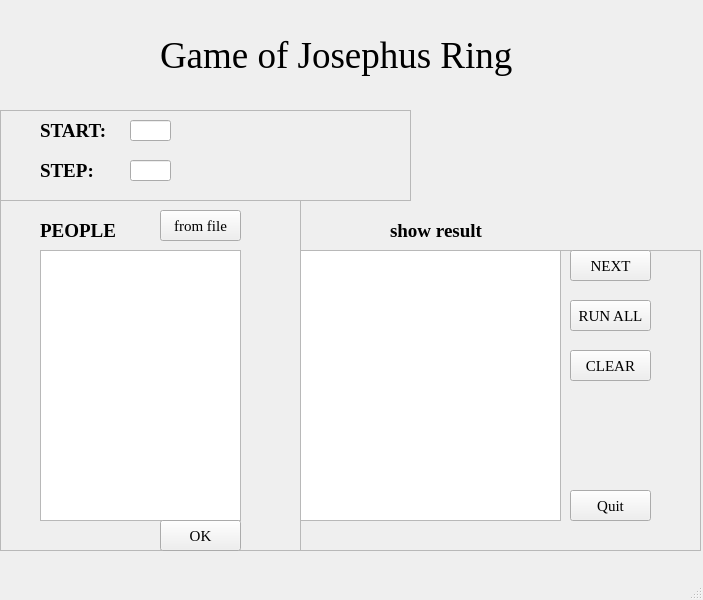
<?xml version="1.0" encoding="UTF-8"?>
<ui version="4.0">
 <class>MainWindow</class>
 <widget class="QMainWindow" name="MainWindow">
  <property name="geometry">
   <rect>
    <x>0</x>
    <y>0</y>
    <width>703</width>
    <height>600</height>
   </rect>
  </property>
  <property name="windowTitle">
   <string>MainWindow</string>
  </property>
  <widget class="QWidget" name="centralwidget">
   <widget class="QFrame" name="frame">
    <property name="geometry">
     <rect>
      <x>0</x>
      <y>110</y>
      <width>411</width>
      <height>91</height>
     </rect>
    </property>
    <property name="frameShape">
     <enum>QFrame::StyledPanel</enum>
    </property>
    <property name="frameShadow">
     <enum>QFrame::Raised</enum>
    </property>
    <widget class="QLabel" name="label_start">
     <property name="geometry">
      <rect>
       <x>40</x>
       <y>0</y>
       <width>71</width>
       <height>41</height>
      </rect>
     </property>
     <property name="font">
      <font>
       <family>Times New Roman</family>
       <pointsize>14</pointsize>
       <weight>75</weight>
       <bold>true</bold>
      </font>
     </property>
     <property name="text">
      <string>START:</string>
     </property>
    </widget>
    <widget class="QLabel" name="label_step">
     <property name="geometry">
      <rect>
       <x>40</x>
       <y>40</y>
       <width>71</width>
       <height>41</height>
      </rect>
     </property>
     <property name="font">
      <font>
       <family>Times New Roman</family>
       <pointsize>14</pointsize>
       <weight>75</weight>
       <bold>true</bold>
      </font>
     </property>
     <property name="text">
      <string>STEP:</string>
     </property>
    </widget>
    <widget class="QLineEdit" name="lineEdit_start">
     <property name="geometry">
      <rect>
       <x>130</x>
       <y>10</y>
       <width>41</width>
       <height>21</height>
      </rect>
     </property>
     <property name="font">
      <font>
       <family>Times New Roman</family>
       <pointsize>14</pointsize>
      </font>
     </property>
     <property name="text">
      <string/>
     </property>
    </widget>
    <widget class="QLineEdit" name="lineEdit_step">
     <property name="geometry">
      <rect>
       <x>130</x>
       <y>50</y>
       <width>41</width>
       <height>21</height>
      </rect>
     </property>
     <property name="font">
      <font>
       <family>Times New Roman</family>
       <pointsize>14</pointsize>
      </font>
     </property>
     <property name="text">
      <string/>
     </property>
    </widget>
    <widget class="QLabel" name="label_hint_start">
     <property name="geometry">
      <rect>
       <x>190</x>
       <y>10</y>
       <width>221</width>
       <height>21</height>
      </rect>
     </property>
     <property name="font">
      <font>
       <family>Times New Roman</family>
       <pointsize>12</pointsize>
      </font>
     </property>
     <property name="text">
      <string/>
     </property>
    </widget>
    <widget class="QLabel" name="label_hint_step">
     <property name="geometry">
      <rect>
       <x>190</x>
       <y>50</y>
       <width>221</width>
       <height>21</height>
      </rect>
     </property>
     <property name="font">
      <font>
       <family>Times New Roman</family>
       <pointsize>12</pointsize>
      </font>
     </property>
     <property name="text">
      <string/>
     </property>
    </widget>
   </widget>
   <widget class="QLabel" name="label_title">
    <property name="geometry">
     <rect>
      <x>160</x>
      <y>20</y>
      <width>371</width>
      <height>71</height>
     </rect>
    </property>
    <property name="font">
     <font>
      <family>Times New Roman</family>
      <pointsize>28</pointsize>
     </font>
    </property>
    <property name="text">
     <string>Game of Josephus Ring</string>
    </property>
   </widget>
   <widget class="QFrame" name="frame_2">
    <property name="geometry">
     <rect>
      <x>0</x>
      <y>200</y>
      <width>301</width>
      <height>351</height>
     </rect>
    </property>
    <property name="frameShape">
     <enum>QFrame::StyledPanel</enum>
    </property>
    <property name="frameShadow">
     <enum>QFrame::Raised</enum>
    </property>
    <widget class="QLabel" name="label_people">
     <property name="geometry">
      <rect>
       <x>40</x>
       <y>10</y>
       <width>91</width>
       <height>41</height>
      </rect>
     </property>
     <property name="font">
      <font>
       <family>Times New Roman</family>
       <pointsize>14</pointsize>
       <weight>75</weight>
       <bold>true</bold>
      </font>
     </property>
     <property name="text">
      <string>PEOPLE</string>
     </property>
    </widget>
    <widget class="QTextEdit" name="textEdit">
     <property name="geometry">
      <rect>
       <x>40</x>
       <y>50</y>
       <width>201</width>
       <height>271</height>
      </rect>
     </property>
     <property name="font">
      <font>
       <family>Times New Roman</family>
       <pointsize>14</pointsize>
      </font>
     </property>
     <property name="html">
      <string>&lt;!DOCTYPE HTML PUBLIC &quot;-//W3C//DTD HTML 4.0//EN&quot; &quot;http://www.w3.org/TR/REC-html40/strict.dtd&quot;&gt;
&lt;html&gt;&lt;head&gt;&lt;meta name=&quot;qrichtext&quot; content=&quot;1&quot; /&gt;&lt;style type=&quot;text/css&quot;&gt;
p, li { white-space: pre-wrap; }
&lt;/style&gt;&lt;/head&gt;&lt;body style=&quot; font-family:'Times New Roman'; font-size:14pt; font-weight:400; font-style:normal;&quot;&gt;
&lt;p style=&quot;-qt-paragraph-type:empty; margin-top:0px; margin-bottom:0px; margin-left:0px; margin-right:0px; -qt-block-indent:0; text-indent:0px;&quot;&gt;&lt;br /&gt;&lt;/p&gt;&lt;/body&gt;&lt;/html&gt;</string>
     </property>
    </widget>
    <widget class="QToolButton" name="toolButton_file">
     <property name="geometry">
      <rect>
       <x>160</x>
       <y>10</y>
       <width>81</width>
       <height>31</height>
      </rect>
     </property>
     <property name="font">
      <font>
       <family>Times New Roman</family>
       <pointsize>11</pointsize>
      </font>
     </property>
     <property name="text">
      <string>from file</string>
     </property>
    </widget>
    <widget class="QToolButton" name="toolButton_ok">
     <property name="geometry">
      <rect>
       <x>160</x>
       <y>320</y>
       <width>81</width>
       <height>31</height>
      </rect>
     </property>
     <property name="font">
      <font>
       <family>Times New Roman</family>
       <pointsize>11</pointsize>
      </font>
     </property>
     <property name="text">
      <string>OK</string>
     </property>
    </widget>
   </widget>
   <widget class="QFrame" name="frame_3">
    <property name="geometry">
     <rect>
      <x>300</x>
      <y>250</y>
      <width>401</width>
      <height>301</height>
     </rect>
    </property>
    <property name="font">
     <font>
      <family>Times New Roman</family>
      <pointsize>14</pointsize>
     </font>
    </property>
    <property name="frameShape">
     <enum>QFrame::StyledPanel</enum>
    </property>
    <property name="frameShadow">
     <enum>QFrame::Raised</enum>
    </property>
    <widget class="QToolButton" name="toolButton_run">
     <property name="geometry">
      <rect>
       <x>270</x>
       <y>50</y>
       <width>81</width>
       <height>31</height>
      </rect>
     </property>
     <property name="font">
      <font>
       <family>Times New Roman</family>
       <pointsize>11</pointsize>
      </font>
     </property>
     <property name="text">
      <string>RUN ALL</string>
     </property>
    </widget>
    <widget class="QTextBrowser" name="textBrowser">
     <property name="geometry">
      <rect>
       <x>0</x>
       <y>0</y>
       <width>261</width>
       <height>271</height>
      </rect>
     </property>
     <property name="font">
      <font>
       <family>Times New Roman</family>
       <pointsize>14</pointsize>
      </font>
     </property>
    </widget>
    <widget class="QToolButton" name="toolButton_quit">
     <property name="geometry">
      <rect>
       <x>270</x>
       <y>240</y>
       <width>81</width>
       <height>31</height>
      </rect>
     </property>
     <property name="font">
      <font>
       <family>Times New Roman</family>
       <pointsize>11</pointsize>
      </font>
     </property>
     <property name="text">
      <string>Quit</string>
     </property>
    </widget>
    <widget class="QToolButton" name="toolButton_next">
     <property name="geometry">
      <rect>
       <x>270</x>
       <y>0</y>
       <width>81</width>
       <height>31</height>
      </rect>
     </property>
     <property name="font">
      <font>
       <family>Times New Roman</family>
       <pointsize>11</pointsize>
      </font>
     </property>
     <property name="text">
      <string>NEXT</string>
     </property>
    </widget>
    <widget class="QToolButton" name="toolButton_clear">
     <property name="geometry">
      <rect>
       <x>270</x>
       <y>100</y>
       <width>81</width>
       <height>31</height>
      </rect>
     </property>
     <property name="font">
      <font>
       <family>Times New Roman</family>
       <pointsize>11</pointsize>
      </font>
     </property>
     <property name="text">
      <string>CLEAR</string>
     </property>
    </widget>
   </widget>
   <widget class="QLabel" name="label_showresult">
    <property name="geometry">
     <rect>
      <x>390</x>
      <y>210</y>
      <width>101</width>
      <height>41</height>
     </rect>
    </property>
    <property name="font">
     <font>
      <family>Times New Roman</family>
      <pointsize>14</pointsize>
      <weight>75</weight>
      <bold>true</bold>
     </font>
    </property>
    <property name="text">
     <string>show result</string>
    </property>
   </widget>
  </widget>
  <widget class="QMenuBar" name="menubar">
   <property name="geometry">
    <rect>
     <x>0</x>
     <y>0</y>
     <width>703</width>
     <height>23</height>
    </rect>
   </property>
  </widget>
  <widget class="QStatusBar" name="statusbar"/>
 </widget>
 <resources/>
 <connections/>
</ui>
